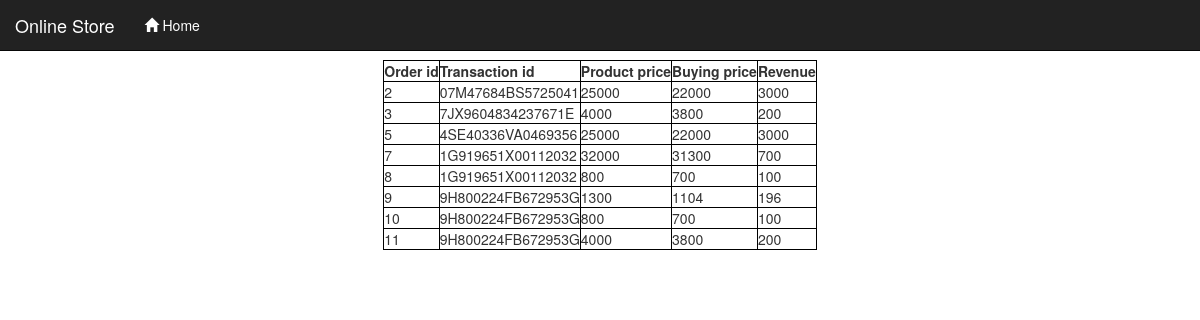
The app's page /salesmanager.php with its own data.
### tables this page shows
CREATE TABLE `orders` (
  `order_id` int(11) NOT NULL,
  `user_id` int(11) NOT NULL,
  `product_id` int(11) NOT NULL,
  `qty` int(11) NOT NULL,
  `trx_id` varchar(255) NOT NULL,
  `p_status` varchar(20) NOT NULL
);

CREATE TABLE `products` (
  `product_id` int(100) NOT NULL,
  `product_cat` int(100) NOT NULL,
  `product_brand` int(100) NOT NULL,
  `product_title` varchar(255) NOT NULL,
  `product_price` int(100) NOT NULL,
  `buying_price` int(100) NOT NULL,
  `product_desc` text NOT NULL,
  `product_image` text NOT NULL,
  `product_keywords` text NOT NULL,
  `stock` int(100) NOT NULL DEFAULT '0',
  `rating` double DEFAULT '0'
);

### salesmanager.php (the view, shortened to what this page needs)
<!DOCTYPE html>
<html>
<head>
		<link rel="stylesheet" href="css/bootstrap.min.css"/>
</head>
<body>
<div class="navbar navbar-inverse navbar-fixed-top">
		<div class="container-fluid">
			<div class="navbar-header">
				<a href="profile.php" style="color:white" class="navbar-brand">Online Store</a>
			</div>
		<div class="collapse navbar-collapse" id="collapse">
			<ul class="nav navbar-nav">
				<li><a href="salem.php" style="color:white"><span class="glyphicon glyphicon-home"></span> Home</a></li>
			</ul>
		</div>
	</div>
	</div>
<?php
$servername = "localhost";
$username = "root";
$password = "";
$dbname = "team16";
$conn = new mysqli($servername, $username, $password, $dbname);
$sql = "SELECT * FROM orders , products WHERE orders.product_id=products.product_id";
$result = $conn->query($sql);
while($row = mysqli_fetch_array($result)){
if ($result->num_rows > 0) {
    echo "<table><tr><th> Order id </th><th> Transaction id </th><th> Product price </th><th> Buying price </th><th> Revenue </th></tr>";
    while($row = $result->fetch_assoc()) {
$revenue = $row['product_price']-$row['buying_price'];
        echo "<tr><td>" . $row["order_id"]. "</td><td>" . $row["trx_id"]."</td><td>" . $row["product_price"]."</td><td>" . $row["buying_price"]. " </td><td>" . $revenue . "</td></tr>";
    }
    echo "</table>";
} else {
    echo "0 results";
}
}
?>
</body>
</html>

### salesmanager.php (style rules this page uses)
table, th, td { border: 1px solid black; }
table { margin-top: 60px; margin-left: auto; margin-right: auto; }

### records on screen
orders: order_id "2", trx "07M47684BS5725041", product.product_price "25000", product.buying_price "22000", product.buying_price "3000"
orders: order_id "3", trx "7JX9604834237671E", product.product_price "4000", product.buying_price "3800", product.buying_price "200"
orders: order_id "5", trx "4SE40336VA0469356", product.product_price "25000", product.buying_price "22000", product.buying_price "3000"
orders: order_id "7", trx "1G919651X00112032", product.product_price "32000", product.buying_price "31300", product.buying_price "700"
orders: order_id "8", trx "1G919651X00112032", product.product_price "800", product.buying_price "700", product.buying_price "100"
orders: order_id "9", trx "9H800224FB672953G", product.product_price "1300", product.buying_price "1104", product.buying_price "196"
orders: order_id "10", trx "9H800224FB672953G", product.product_price "800", product.buying_price "700", product.buying_price "100"
orders: order_id "11", trx "9H800224FB672953G", product.product_price "4000", product.buying_price "3800", product.buying_price "200"
